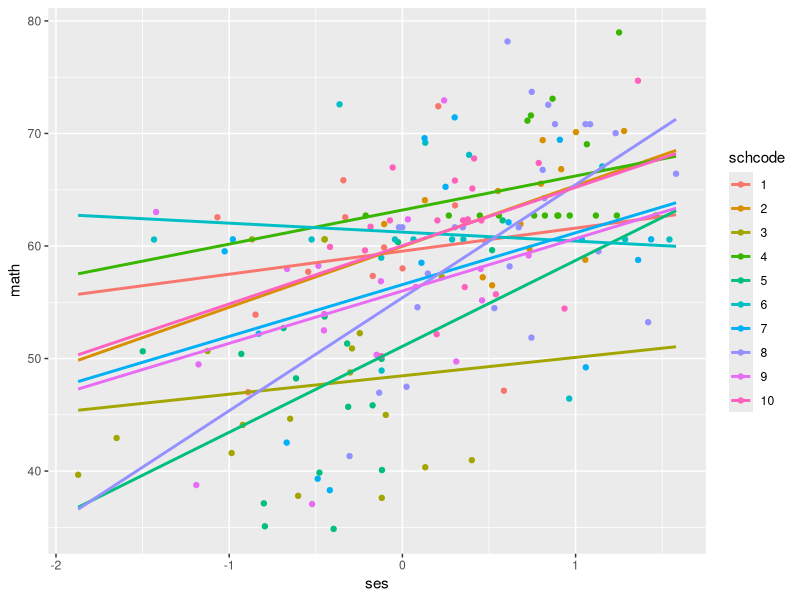
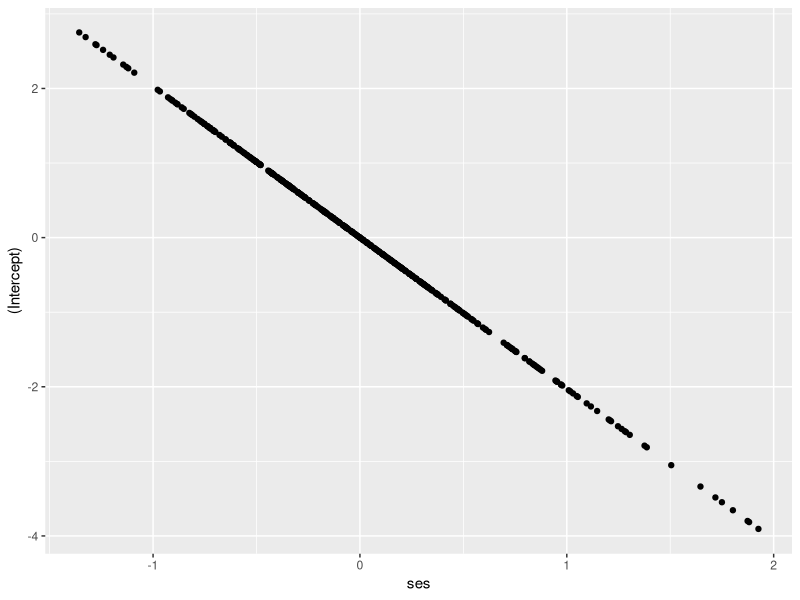

These charts were generated, in order, by the following R code:
# Load Data and Dependencies ----------------------------------------------

library(dplyr) # for data manipulation
library(ggplot2) # for visualizations
library(lme4) # for multilevel models
library(lmerTest) # for p-values

data <- read.csv('data/heck2011.csv', fileEncoding = "UTF-8-BOM")

# MLM with Random Slope Effect --------------------------------------------

data %>% 
  filter(schcode <= 10) %>% 
  ggplot(mapping = aes(x = ses, y = math, colour = factor(schcode))) +
  geom_point() +
  geom_smooth(mapping = aes(group = schcode), method = "lm", se = FALSE, fullrange = TRUE) +
  labs(colour = "schcode")

ses_l1_random <- lmer(math ~ ses + (1 + ses|schcode), data = data, REML = TRUE)
summary(ses_l1_random)

Matrix::bdiag(VarCorr(ses_l1_random))

-1.58/(1.79*0.88)

empirical_bayes_data <- ranef(ses_l1_random) # extract random effects for each school

empirical_bayes_intercepts <- empirical_bayes_data$schcode["(Intercept)"]

empirical_bayes_slopes <- empirical_bayes_data$schcode["ses"] # extracts the SES/slope EB estimates from the list

bind_cols(empirical_bayes_intercepts, empirical_bayes_slopes) %>%  # combine EB slopes and intercepts into a useable dataframe for graphing
  ggplot(mapping = aes(x = ses, y = `(Intercept)`)) +
  geom_point()

# MLM with Crosslevel Effect ----------------------------------------------

crosslevel_model <- lmer(math ~ 1 + ses + public + ses:public + (1 + ses|schcode), data = data, REML = TRUE)
summary(crosslevel_model)

Matrix::bdiag(VarCorr(crosslevel_model))
